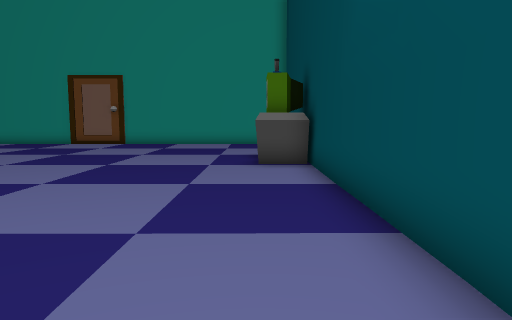
View 1 (above)

16 first-person views from a walk through a 3-D level made in the Unity game engine. The camera is 1.2 m above the floor, tilts 6° down and sees 70° across. The floor is counted in squares, 1 m on a side. Each view is taken from the middle of a square. On the plan, view 1 faces up. The plan holds only what a view shows up to about 15 squares ahead; the rest is blank. The place goes on beyond the plan. The player is left out. Door leaves are left out, so doorways stand open.

View 2
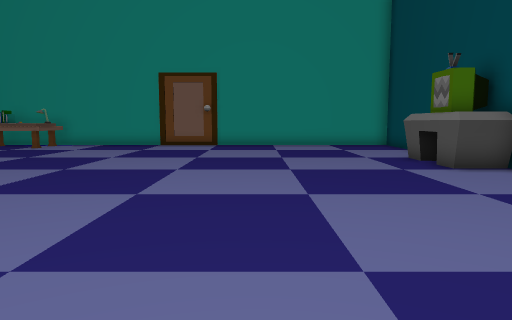

View 3
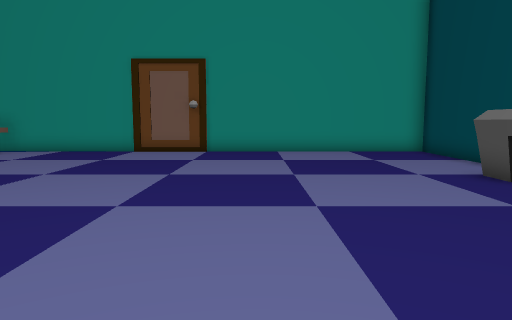

View 4
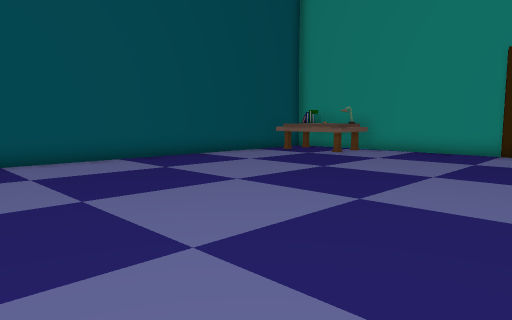

View 5
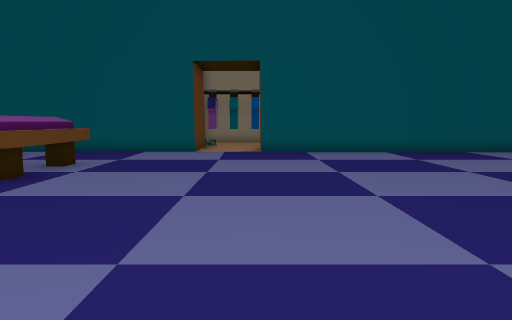

View 6
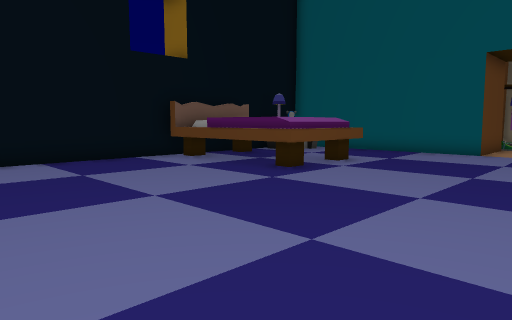

View 7
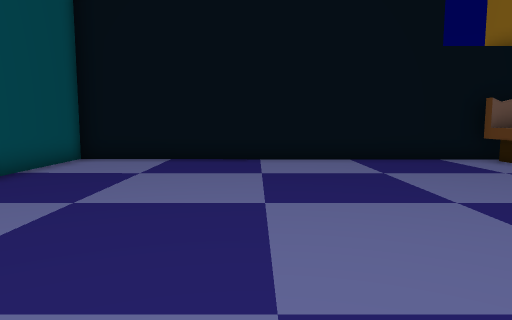

View 8
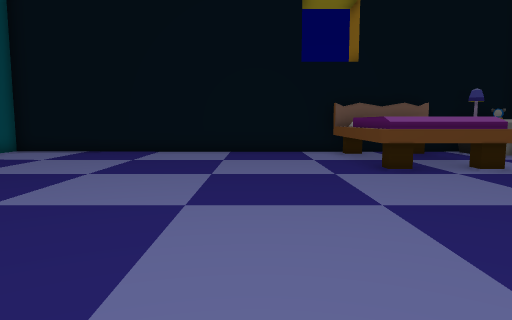

View 9
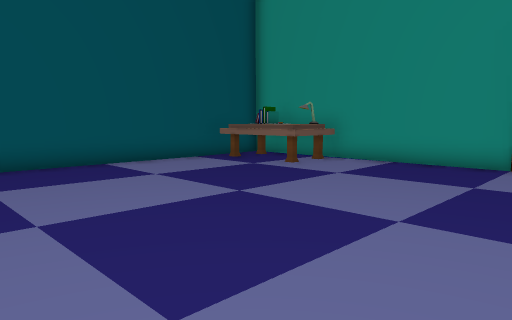

View 10
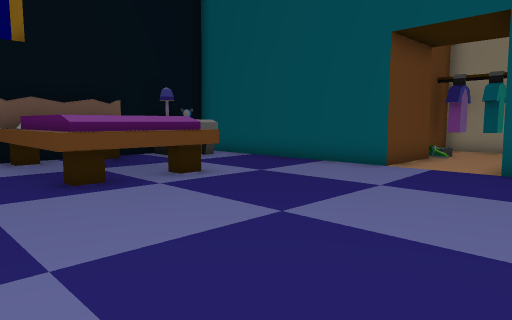

View 11
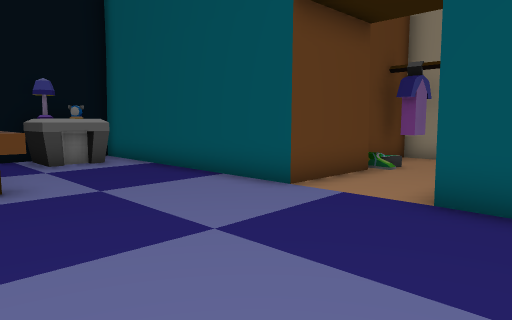

View 12
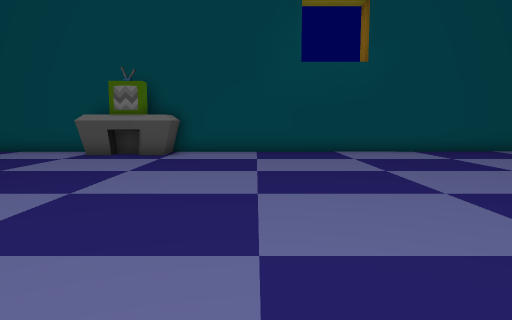

View 13
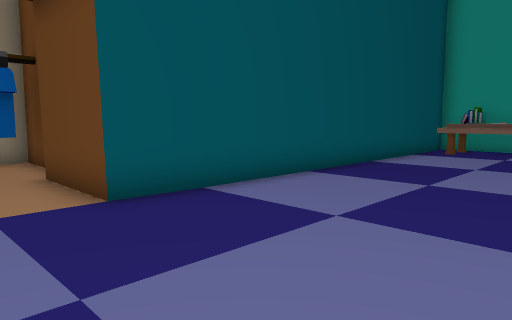

View 14
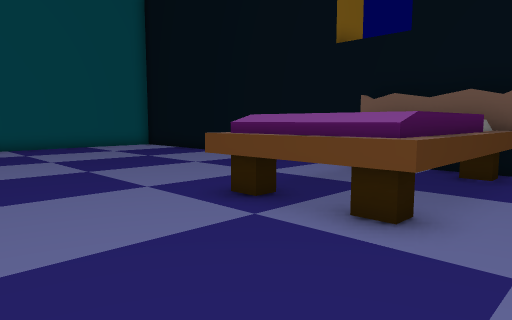

View 15
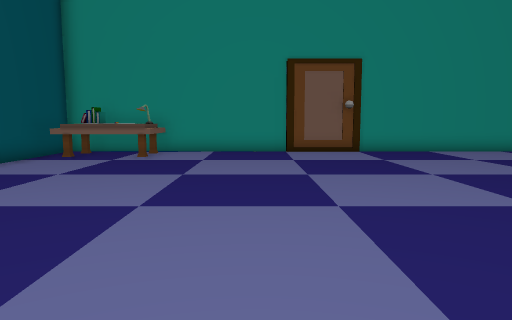

View 16
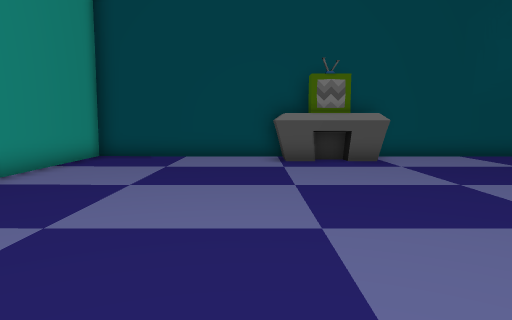

### Floor plan
Points are (right, up) in squares from view 1. A wall is a line through its corners. A room is listed if a view was taken in it or the views show most of it. See-through windows are left out.
Room 1 (views 1, 2, 3, 4, 5, 6, 7, 8, 9, 10, 11, 12, 13, 14, 15, 16)
walls: (-18.4, 2.6) (-18.3, -5.6) (-4.9, -5.6); (1.5, -5.6) (1.6, 19.4) (-18.4, 19.4) (-18.4, 5.2)
ways out: open door at (-18.4, 3.8) to room 2
objects: nightstand (-17, -5) to (-16, -4); desk (-17, 17) to (-15, 19); bed (-14, -5) to (-11, 0); other object (0, 10) to (1, 13)
Room 2 (no view inside)
walls: (-21.3, 2.6) (-18.4, 2.6); (-23.4, 5.8) (-25, 5.8) (-25, 1.9) (-22.5, 1.9); (-18.4, 5.2) (-21.4, 5.2)
ways out: open door at (-18.4, 3.8) to room 1

Positions as (right, up) in squares from view 1, and headings:
1: (0, 0), facing up
2: (-5, 1), facing up
3: (-5, 5), facing up
4: (-7, 5), facing up-left
5: (-4, 5), facing left
6: (-4, 6), facing down-left
7: (-4, 6), facing down
8: (-8, 9), facing down
9: (-8, 9), facing up-left
10: (-9, 7), facing down-left
11: (-13, 7), facing down-left
12: (-13, 7), facing right
13: (-13, 3), facing up-left
14: (-16, 4), facing down-right
15: (-11, 5), facing up
16: (-11, 14), facing right
